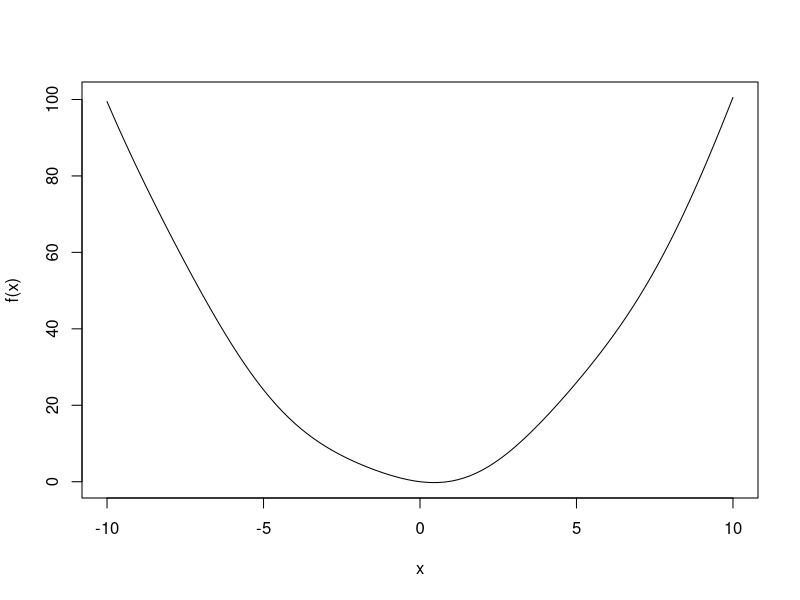

Source code (R):
## ---- chunk 1
x <- c(1, 1, 2, 2, 3, 3)
which.max(x)
which.min(x)
## ---- chunk 2
pmin(x, 2)
## ---- chunk 3
exactlyone <- function(p) {
  notp <- 1 - p
  tot <- 0.0
  for (i in 1:length(p)) {
    tot <- tot + p[i] * prod(not[-1])
  }
  return(tot)
}
## ---- chunk 4
x <- c(12, 5, 13)
cumsum(x)
cumprod(x)
## ---- chunk 5
z <- matrix(c(1, 5, 6, 2, 3, 2), nrow = 3)
z
## ---- chunk 6
min(z[, 2])
## ---- chunk 7
pmin(z[, 1], z[, 2])
## ---- chunk 8
pmin(z[1, ], z[2, ], z[3, ])
## ---- chunk 9
nlm(function(x) x^2 - sin(x), 8)
## ---- chunk 10
f <- function(x) x^2 - sin(x)
curve(f, from = -10, to = 10)
## ---- chunk 11
D(expression(exp(x^2)), "x")
## ---- chunk 12
integrate(function(x) x^2, 0, 1)
## ---- chunk 13
mean(rchisq(1000, df = 2))
## ---- chunk 14
qchisq(0.95, 2)
## ---- chunk 15
qchisq(c(0.5, 0.95), df = 2)
## ---- chunk 16
x <- c(13, 5, 12, 5)
sort(x)
## ---- chunk 17
order(x)
## ---- chunk 18
y <- data.frame(V1 = c("def", "ab", "zzzz"), V2 = c(2, 5, 1))
r <- order(y$V2)
y[r, ]
## ---- chunk 19
y[order(y$V1), ]
## ---- chunk 20
x <- c(13, 5, 12, 5)
rank(x)
## ---- chunk 21
y <- c(1, 3, 4, 10)
2 * y
## ---- chunk 22
crossprod(1:3, c(5, 12, 13))
## ---- chunk 23
a <- matrix(c(1, 3, 2, 4), nrow = 2)
b <- matrix(c(1, 0, -1, 1), nrow = 2)
a
b
## ---- chunk 24
a %*% b
## ---- chunk 25
a <- matrix(c(1, 1, -1, 1), nrow = 2)
b <- c(2, 4)
solve(a, b)
solve(a)
## ---- chunk 26
m <- matrix(c(1, 7, 2, 8), nrow = 2)
m
dm <- diag(m)
dm
## ---- chunk 27
diag(dm)
## ---- chunk 28
diag(3)
## ---- chunk 29
m <- matrix(1:9, nrow = 3, byrow = TRUE)
m
sweep(m, 1, c(1, 4, 7), "+")
sweep(m, 2, c(1, 4, 7), "+")
## ---- chunk 30
xprod <- function(x, y) {
  m <- rbind(rep(NA, 3), x, y)
  xp <- vector(length = 3)
  for (i in 1:3) {
    xp[i] <- -(-1)^i * det(m[2:3, -i])
  }
  return(xp)
}
## ---- chunk 31
x <- c(1, 2, 5)
y <- c(5, 1, 8, 9)
union(x, y)
intersect(x, y)
setdiff(x, y)
setdiff(y, x)
setequal(x, y)
setequal(x, c(5, 2, 1))
2 %in% x
2 %in% y
choose(5, 2)
## ---- chunk 32
symdiff <- function(x, y) {
  sdfxy <- setdiff(x, y)
  sdfyx <- setdiff(y, x)
  union(sdfxy, sdfyx)
}
## ---- chunk 33
symdiff(c(1, 2, 5), c(5, 1, 8, 9))
## ---- chunk 34
`%subsetof%` <- function(u, v) {
  return(setequal(intersect(u, v), u))
}
c(3, 8) %subsetof% 1:10
c(3, 8) %subsetof% 5:10
## ---- chunk 35
combn(1:3, 2)
## ---- chunk 36
combn(1:3, 2, sum)
## ---- chunk 37
x <- rbinom(100000, 5, 0.5)
mean(x >= 4)
## ---- chunk 38
emax1 <- function(nreps) {
  sum <- 0
  for (i in 1:nreps) {
    xy <- rnorm(2)
    sum <- sum + max(xy)
  }
  sum / nreps
}
## ---- chunk 39
emax <- function(nreps) {
  x <- rnorm(2 * nreps)
  maxxy <- pmax(x[1:nreps], x[(nreps + 1):(2 * nreps)])
  return(mean(maxxy))
}
## ---- chunk 40
nreps <- 100000
bench::mark(emax1(nreps), emax(nreps), check = FALSE)
## ---- chunk 41
nreps <- 1
sim <- function(nreps) {
  commdata <- list()
  commdata$countabsamecom <- 0
  for (rep in 1:nreps) {
    commdata$whosleft <- 1:20
    commdata$numabchosen <- 0
    commdata <- choosecom(commdata, 5)
    if (commdata$numabchosen > 0) next
    commdata <- choosecom(commdata, 4)
    if (commdata$numabchosen > 0) next
    commdata <- choosecom(commdata, 3)
    if (commdata$numabchosen > 0) next
  }
  print(commdata$countabsamecomm / nreps)
}

choosecom <- function(comdat, comsize) {
  committee <- sample(comdat$whosleft, comsize)
  comdat$numabchosen <- length(intersect(1:2, committee))
  if (comdat$numabchosen == 2) {
    comdat$countabsamecomm <- comdat$countabsamecomm + 1
  }
  comdat$whosleft <- setdiff(comdat$whosleft, committee)
  comdat
}

sim(10000)
